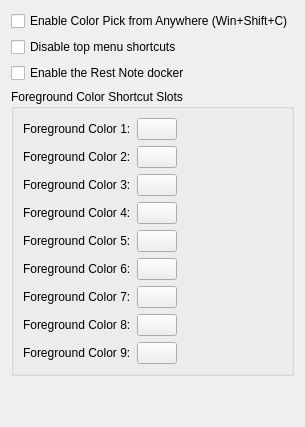
     <widget class="QWidget" name="Custom">
      <attribute name="title">
       <string>Custom</string>
      </attribute>
      <layout class="QVBoxLayout" name="customVerticalLayout">
       <item>
        <widget class="QCheckBox" name="chkColorPickFromAnywhere">
         <property name="text">
          <string>Enable Color Pick from Anywhere (Win+Shift+C)</string>
         </property>
        </widget>
       </item>
       <item>
        <widget class="QCheckBox" name="chkDisableTopMenuShortcuts">
         <property name="text">
          <string>Disable top menu shortcuts</string>
         </property>
        </widget>
       </item>
       <item>
        <widget class="QCheckBox" name="chkRestNoteEnabled">
         <property name="toolTip">
          <string>Shows the Rest Note docker (work and break timer) in Settings &gt; Dockers. Turning it on takes effect after restarting Solstice; turning it off stops the timer at once.</string>
         </property>
         <property name="text">
          <string>Enable the Rest Note docker</string>
         </property>
        </widget>
       </item>
       <item>
        <widget class="QGroupBox" name="grpForegroundColorSlots">
         <property name="title">
          <string>Foreground Color Shortcut Slots</string>
         </property>
         <layout class="QFormLayout" name="foregroundColorSlotsLayout">
          <item row="0" column="0"><widget class="QLabel" name="lblForegroundColor1"><property name="text"><string>Foreground Color 1:</string></property></widget></item>
          <item row="0" column="1"><widget class="KisColorButton" name="btnForegroundColor1"><property name="sizePolicy"><sizepolicy hsizetype="Fixed" vsizetype="Fixed"><horstretch>0</horstretch><verstretch>0</verstretch></sizepolicy></property></widget></item>
          <item row="1" column="0"><widget class="QLabel" name="lblForegroundColor2"><property name="text"><string>Foreground Color 2:</string></property></widget></item>
          <item row="1" column="1"><widget class="KisColorButton" name="btnForegroundColor2"><property name="sizePolicy"><sizepolicy hsizetype="Fixed" vsizetype="Fixed"><horstretch>0</horstretch><verstretch>0</verstretch></sizepolicy></property></widget></item>
          <item row="2" column="0"><widget class="QLabel" name="lblForegroundColor3"><property name="text"><string>Foreground Color 3:</string></property></widget></item>
          <item row="2" column="1"><widget class="KisColorButton" name="btnForegroundColor3"><property name="sizePolicy"><sizepolicy hsizetype="Fixed" vsizetype="Fixed"><horstretch>0</horstretch><verstretch>0</verstretch></sizepolicy></property></widget></item>
          <item row="3" column="0"><widget class="QLabel" name="lblForegroundColor4"><property name="text"><string>Foreground Color 4:</string></property></widget></item>
          <item row="3" column="1"><widget class="KisColorButton" name="btnForegroundColor4"><property name="sizePolicy"><sizepolicy hsizetype="Fixed" vsizetype="Fixed"><horstretch>0</horstretch><verstretch>0</verstretch></sizepolicy></property></widget></item>
          <item row="4" column="0"><widget class="QLabel" name="lblForegroundColor5"><property name="text"><string>Foreground Color 5:</string></property></widget></item>
          <item row="4" column="1"><widget class="KisColorButton" name="btnForegroundColor5"><property name="sizePolicy"><sizepolicy hsizetype="Fixed" vsizetype="Fixed"><horstretch>0</horstretch><verstretch>0</verstretch></sizepolicy></property></widget></item>
          <item row="5" column="0"><widget class="QLabel" name="lblForegroundColor6"><property name="text"><string>Foreground Color 6:</string></property></widget></item>
          <item row="5" column="1"><widget class="KisColorButton" name="btnForegroundColor6"><property name="sizePolicy"><sizepolicy hsizetype="Fixed" vsizetype="Fixed"><horstretch>0</horstretch><verstretch>0</verstretch></sizepolicy></property></widget></item>
          <item row="6" column="0"><widget class="QLabel" name="lblForegroundColor7"><property name="text"><string>Foreground Color 7:</string></property></widget></item>
          <item row="6" column="1"><widget class="KisColorButton" name="btnForegroundColor7"><property name="sizePolicy"><sizepolicy hsizetype="Fixed" vsizetype="Fixed"><horstretch>0</horstretch><verstretch>0</verstretch></sizepolicy></property></widget></item>
          <item row="7" column="0"><widget class="QLabel" name="lblForegroundColor8"><property name="text"><string>Foreground Color 8:</string></property></widget></item>
          <item row="7" column="1"><widget class="KisColorButton" name="btnForegroundColor8"><property name="sizePolicy"><sizepolicy hsizetype="Fixed" vsizetype="Fixed"><horstretch>0</horstretch><verstretch>0</verstretch></sizepolicy></property></widget></item>
          <item row="8" column="0"><widget class="QLabel" name="lblForegroundColor9"><property name="text"><string>Foreground Color 9:</string></property></widget></item>
          <item row="8" column="1"><widget class="KisColorButton" name="btnForegroundColor9"><property name="sizePolicy"><sizepolicy hsizetype="Fixed" vsizetype="Fixed"><horstretch>0</horstretch><verstretch>0</verstretch></sizepolicy></property></widget></item>
         </layout>
        </widget>
       </item>
       <item>
        <spacer name="customVerticalSpacer">
         <property name="orientation"><enum>Qt::Orientation::Vertical</enum></property>
         <property name="sizeHint" stdset="0"><size><width>20</width><height>40</height></size></property>
        </spacer>
       </item>
      </layout>
     </widget>
